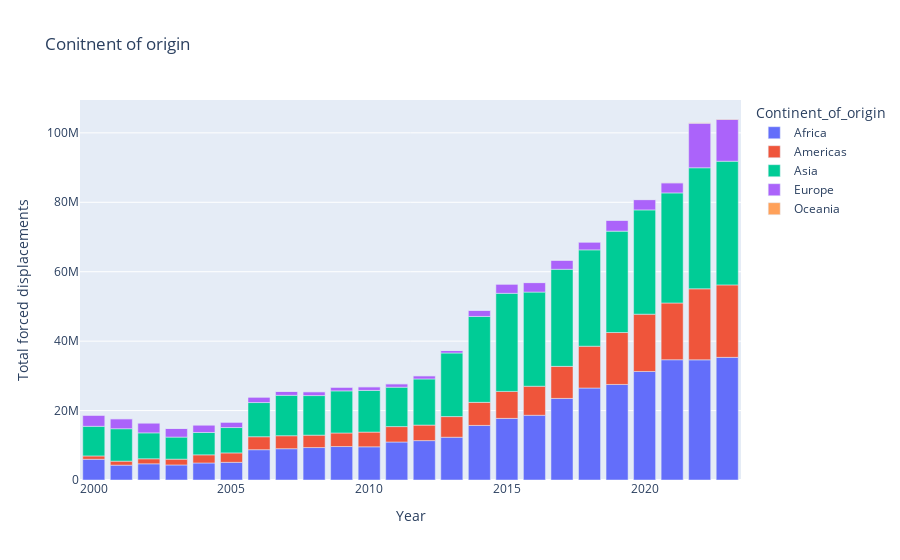

The cell this chart's notebook holds for it:
### Code cell
fig = px.bar(origin_grouped, x='Year', y='Total forced displacements', color='Continent_of_origin', labels={'Total forced displacements': 'Total forced displacements'},title='Conitnent of origin')
            
fig.show()

### Figure 1 — Plotly figure (JSON) as saved in the notebook; plotly's stock layout.template omitted (floating-point values rounded to 4 significant figures)
{"data": [{"alignmentgroup": "True", "hovertemplate": "Continent_of_origin=Africa<br>Year=%{x}<br>Total forced displacements=%{y}<extra></extra>", "legendgroup": "Africa", "marker": {"color": "#636efa", "pattern": {"shape": ""}}, "name": "Africa", "offsetgroup": "Africa", "orientation": "v", "showlegend": true, "textposition": "auto", "type": "bar", "x": [2000, 2001, 2002, 2003, 2004, 2005, 2006, 2007, 2008, 2009, 2010, 2011, 2012, 2013, 2014, 2015, 2016, 2017, 2018, 2019, 2020, 2021, 2022, 2023], "xaxis": "x", "y": [5971561, 4274631, 4664686, 4332582, 4901883, 5087746, 8729717, 9013430, 9349223, 9639814, 9563784, 10946417, 11342923, 12319969, 15723842, 17751815, 18644013, 23501279, 26493934, 27524904, 31267573, 34644966, 34616206, 35328629], "yaxis": "y"}, {"alignmentgroup": "True", "hovertemplate": "Continent_of_origin=Americas<br>Year=%{x}<br>Total forced displacements=%{y}<extra></extra>", "legendgroup": "Americas", "marker": {"color": "#EF553B", "pattern": {"shape": ""}}, "name": "Americas", "offsetgroup": "Americas", "orientation": "v", "showlegend": true, "textposition": "auto", "type": "bar", "x": [2000, 2001, 2002, 2003, 2004, 2005, 2006, 2007, 2008, 2009, 2010, 2011, 2012, 2013, 2014, 2015, 2016, 2017, 2018, 2019, 2020, 2021, 2022, 2023], "xaxis": "x", "y": [957703, 1156492, 1446978, 1671754, 2349423, 2716907, 3738490, 3740834, 3564965, 3901970, 4241676, 4441717, 4479093, 5949944, 6645936, 7769298, 8364965, 9232392, 12046462, 14961329, 16501436, 16347624, 20462603, 20880912], "yaxis": "y"}, {"alignmentgroup": "True", "hovertemplate": "Continent_of_origin=Asia<br>Year=%{x}<br>Total forced displacements=%{y}<extra></extra>", "legendgroup": "Asia", "marker": {"color": "#00cc96", "pattern": {"shape": ""}}, "name": "Asia", "offsetgroup": "Asia", "orientation": "v", "showlegend": true, "textposition": "auto", "type": "bar", "x": [2000, 2001, 2002, 2003, 2004, 2005, 2006, 2007, 2008, 2009, 2010, 2011, 2012, 2013, 2014, 2015, 2016, 2017, 2018, 2019, 2020, 2021, 2022, 2023], "xaxis": "x", "y": [8539003, 9339388, 7463969, 6359734, 6441334, 7303723, 9842273, 11639766, 11407082, 12131967, 12012033, 11346978, 13285543, 18319585, 24742617, 28251088, 27125929, 27965463, 27757714, 29207818, 30033456, 31707421, 34864313, 35623604], "yaxis": "y"}, {"alignmentgroup": "True", "hovertemplate": "Continent_of_origin=Europe<br>Year=%{x}<br>Total forced displacements=%{y}<extra></extra>", "legendgroup": "Europe", "marker": {"color": "#ab63fa", "pattern": {"shape": ""}}, "name": "Europe", "offsetgroup": "Europe", "orientation": "v", "showlegend": true, "textposition": "auto", "type": "bar", "x": [2000, 2001, 2002, 2003, 2004, 2005, 2006, 2007, 2008, 2009, 2010, 2011, 2012, 2013, 2014, 2015, 2016, 2017, 2018, 2019, 2020, 2021, 2022, 2023], "xaxis": "x", "y": [3204822, 2879112, 2861885, 2490645, 2163750, 1567935, 1586469, 1125252, 1115338, 1073421, 1043277, 983026, 931100, 711320, 1764598, 2671461, 2737349, 2610037, 2254776, 3131669, 2971673, 2913100, 12853674, 12061644], "yaxis": "y"}, {"alignmentgroup": "True", "hovertemplate": "Continent_of_origin=Oceania<br>Year=%{x}<br>Total forced displacements=%{y}<extra></extra>", "legendgroup": "Oceania", "marker": {"color": "#FFA15A", "pattern": {"shape": ""}}, "name": "Oceania", "offsetgroup": "Oceania", "orientation": "v", "showlegend": true, "textposition": "auto", "type": "bar", "x": [2000, 2001, 2002, 2003, 2004, 2005, 2006, 2007, 2008, 2009, 2010, 2011, 2012, 2013, 2014, 2015, 2016, 2017, 2018, 2019, 2020, 2021, 2022, 2023], "xaxis": "x", "y": [2167, 2784, 2765, 2301, 1965, 1920, 2144, 2261, 2293, 2490, 2457, 2219, 2100, 2194, 2508, 2152, 2317, 2635, 3421, 5007, 19918, 31270, 99785, 99756], "yaxis": "y"}], "layout": {"barmode": "relative", "legend": {"title": {"text": "Continent_of_origin"}, "tracegroupgap": 0}, "title": {"text": "Conitnent of origin"}, "xaxis": {"anchor": "y", "domain": [0, 1], "title": {"text": "Year"}}, "yaxis": {"anchor": "x", "domain": [0, 1], "title": {"text": "Total forced displacements"}}}}
